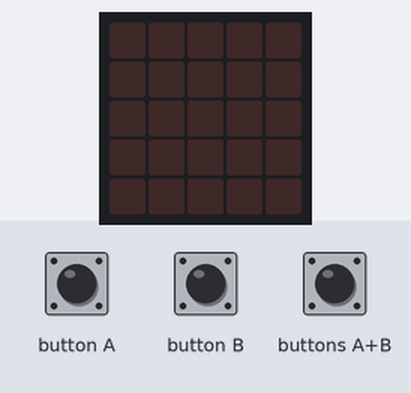
A program run on a simulated BBC micro:bit (MakeCode). Shown: the board's 5×5 LED display. The test bench sets the inputs (shaded band). Random numbers come from a fixed seed; the 48×5 strip is a reading aid, not a part: it shows the text the display is scrolling, unrolled, one strip-width of it at a time.

Above: at 1.2 s.
1.3 s: buttons A+B pressed for 0.15 s
At 4.2 s:
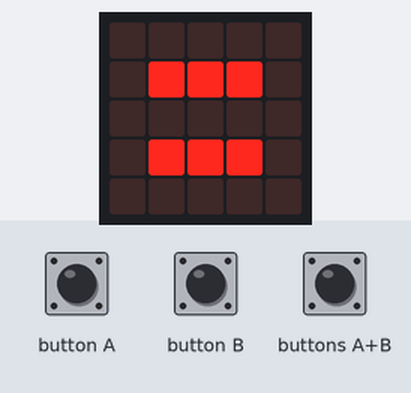
4.4 s: button A pressed for 0.15 s
At 4.9 s:
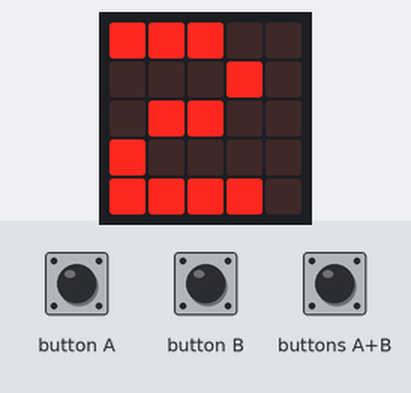
7.5 s: button B pressed for 0.15 s
At 8.5 s:
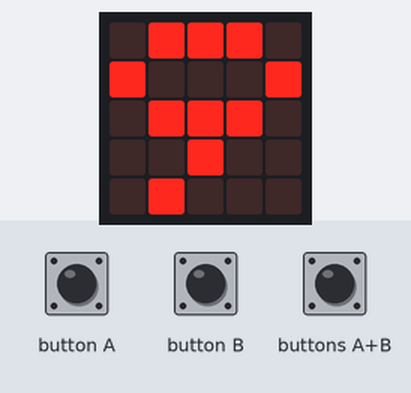
9.1 s: buttons A+B pressed for 1 s
At 11.4 s:
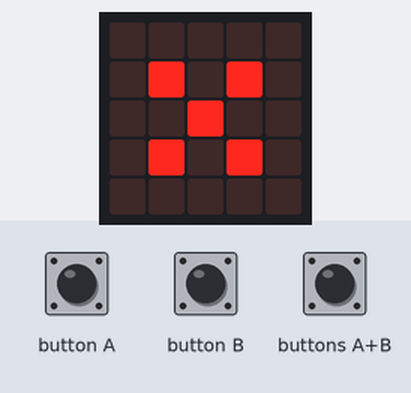
13.1 s: buttons A+B pressed for 0.15 s
16.2 s: button A pressed for 0.15 s
At 21.5 s:
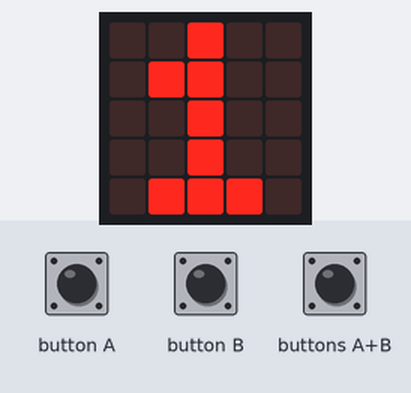
Timing chart, 0 to 22.3 s (numbered marks = the images above; inputs shaded):
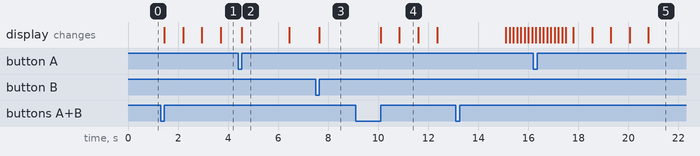

The program:

main.ts
```typescript
let getal_A = 0
let oplossing = 0
let getal_B = 0
input.onButtonPressed(Button.A, function () {
    getal_A = randint(0, 10)
    basic.showNumber(getal_A)
})
input.onButtonPressed(Button.AB, function () {
    oplossing = getal_A * getal_B
    basic.showNumber(getal_A)
    basic.showString("*")
    basic.showNumber(getal_B)
    basic.showString("=")
    basic.pause(2000)
    basic.showNumber(oplossing)
})
input.onButtonPressed(Button.B, function () {
    getal_B = randint(0, 10)
    basic.showNumber(getal_B)
})
```

test.ts
```typescript
// tests gaan hier; deze zal niet worden gecompileerd wanneer dit pakket wordt gebruikt als extensie.
```

Measured:
- after the input at 1.3 s, the display: first changes after 0.15 s (image 1 shows a later state)
- after the input at 7.5 s, the display: changes after 0.15 s (image 3)
- after the input at 9.1 s, the display: first changes after 1.0 s (image 4 shows a later state)
- what the display in image 2 shows lasts 1.9 s, from 4.6 s to 6.5 s
- what the display in image 4 shows lasts 0.7 s, from 10.9 s to 11.6 s
